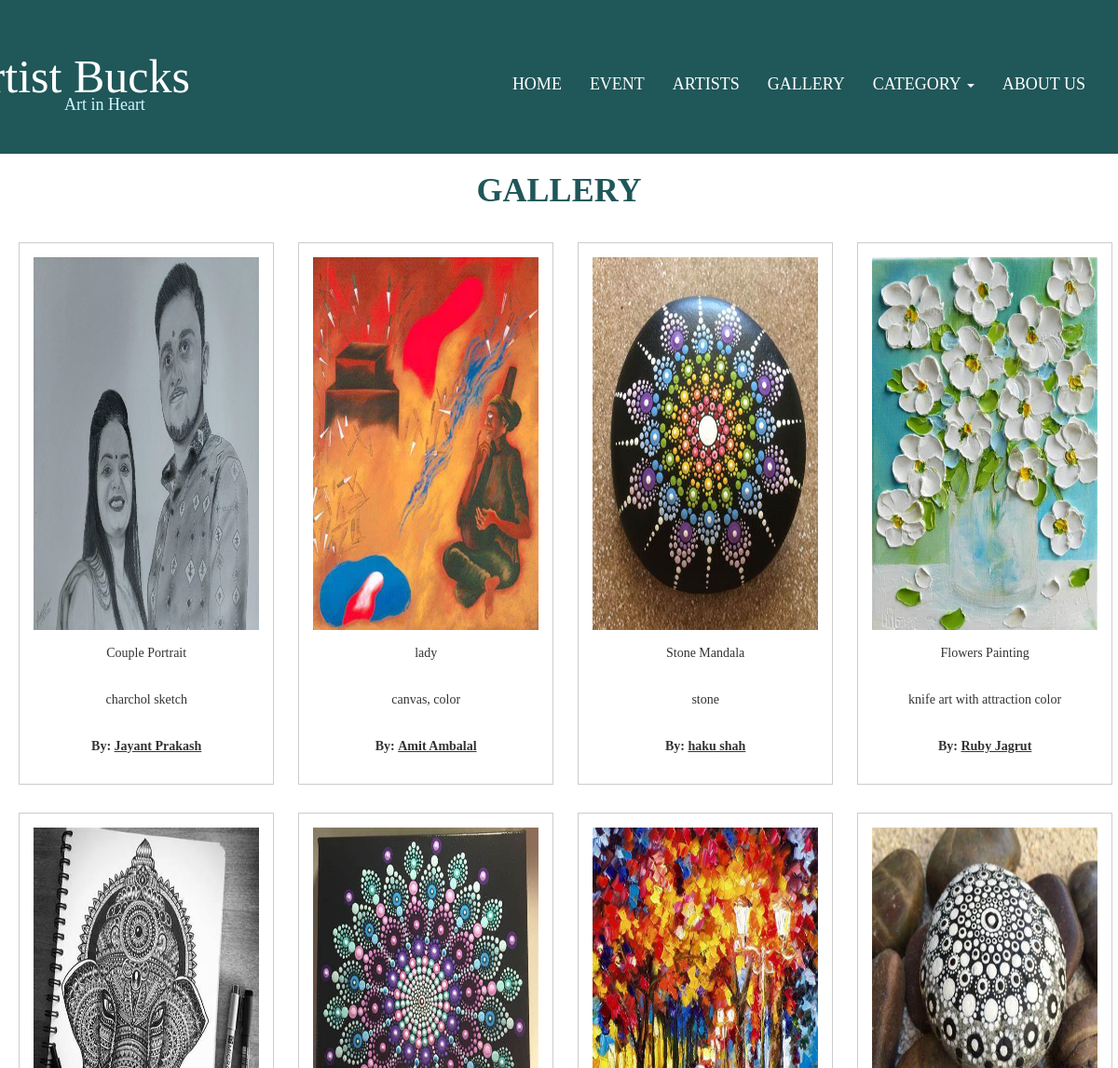
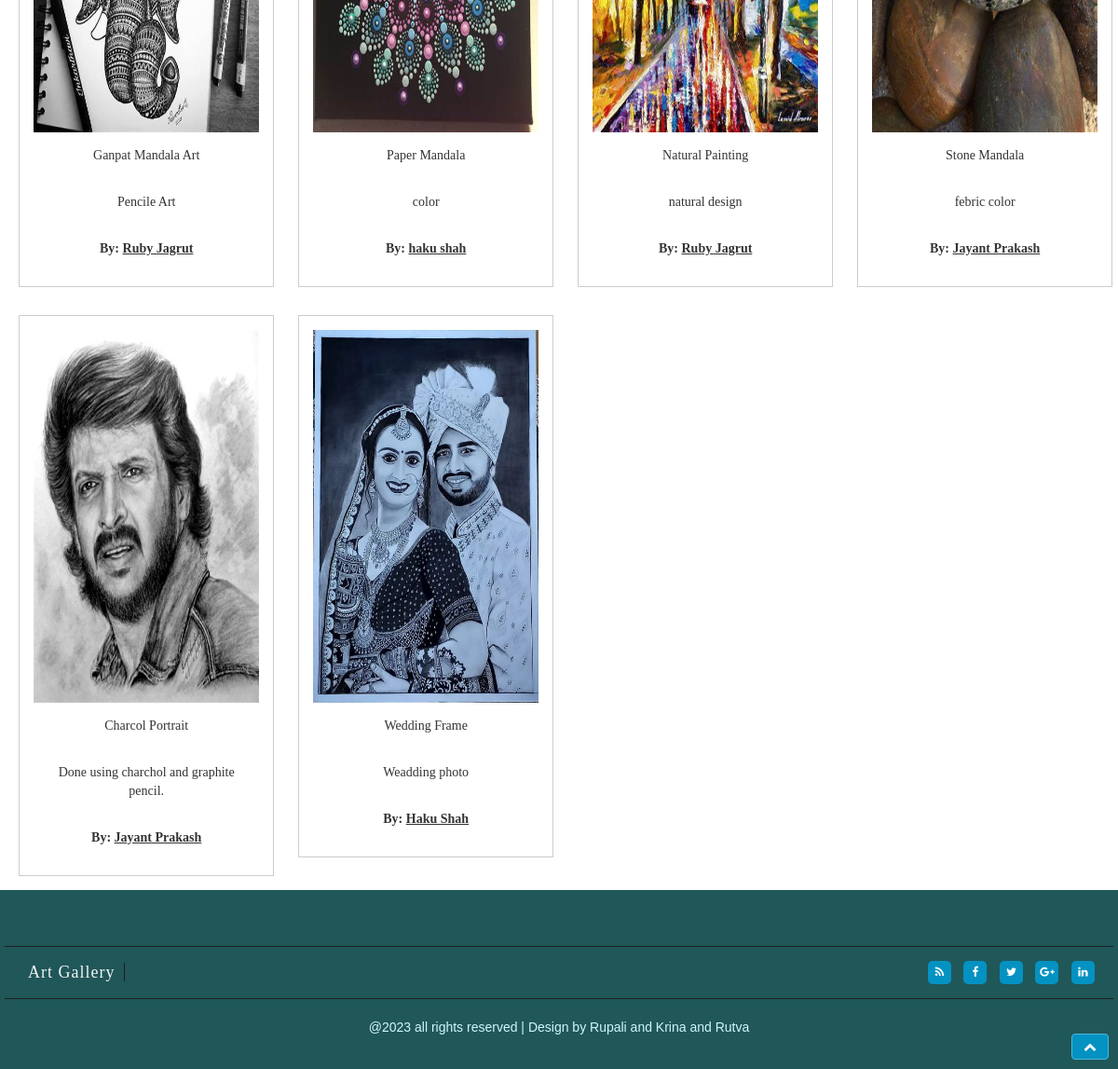
/gallery.php, run on the app's committed database (2 pictures, top to bottom).
### tables this page shows
CREATE TABLE `art` (
  `art_id` int(11) NOT NULL,
  `cat_id` int(10) NOT NULL,
  `art_name` varchar(100) NOT NULL,
  `art_desc` varchar(500) NOT NULL,
  `art_photo` varchar(250) NOT NULL,
  `artist_name` varchar(500) NOT NULL
);

### gallery.php (the view, shortened to what this page needs)
<?php
  include("header.php");
?>
<!DOCTYPE html>
<html>
<head>
	<link href="css/bootstrap.min.css" rel="stylesheet">
	<link href="css/style.css" rel="stylesheet">
	<link rel="stylesheet" type="text/css" href="css/font-awesome.min.css" />
	<link href='css/simplelightbox.min.css' rel='stylesheet' type='text/css'>
</head>
<body>
<br>
<h1 align="center" style="color:#205759"><b>GALLERY</b> </h1>
<br>
<?php
	$query= "select * from art";
	$result = mysqli_query($con,$query);
	while($data = mysqli_fetch_assoc($result))
	{
  ?>
  <div class="responsive">
  <div class="gallery">
    <a  href="..paintings/<?php echo $data['art_photo'];?>">
      <img src="..paintings/<?php echo $data['art_photo'];?>" alt="Cinque Terre" width="600" height="400">
    </a>
    <div class="desc"><?php echo $data['art_name'];?> </div>
	<div class="desc"><?php echo $data['art_desc'];?> </div>
	<div class="desc"><b>By:&nbsp;<u><?php echo $data['artist_name'];?> </u></b></div>
  </div>
</div>
 <?php
	}
	?>
<div class="clearfix"></div>
</body>
</html>
<?php
include('footer.php');
?>

### header.php (shortened to what this page needs)
<head>
	<link href="css/bootstrap.min.css" rel="stylesheet">
	<link href="css/style.css" rel="stylesheet">
	<link rel="stylesheet" type="text/css" href="css/font-awesome.min.css" />
	<link href='css/simplelightbox.min.css' rel='stylesheet' type='text/css'>
  </head>
<section id="header" class="clearfix cd-secondary-nav">
	<nav class="navbar navbar-default">
        <div class="container clearfix">
            <div class="navbar-header clearfix page-scroll">
				<a class="navbar-brand"><font style="position:relative;right:230px"><img src="img/logo.png" height="150px" width="150px"></img>&nbsp;Artist Bucks</font>
				</a><font  style="position:relative;right:380px;top:90px;" size="4.5" color="#D0F7FF">Art in Heart</font>
            </div>
						 <div class="collapse navbar-collapse clearfix" id="bs-example-navbar-collapse-1">
			</div>
            <div class="collapse navbar-collapse clearfix" id="bs-example-navbar-collapse-1">
                <ul class="nav navbar-nav navbar-right">
                    <li>
                        <a class="tag_menu_1" href="index.php">HOME</a>
                    </li>
					<li>
						   <a class="tag_menu" href="event.php">EVENT</a>
						</li>
                    <li>
                        <a class="tag_menu" href="artist.php">ARTISTS</a>
                    </li>
					<li>
                        <a class="tag_menu" href="gallery.php">GALLERY</a>
                    </li>
					<li class="dropdown">
						  <a class="tag_menu border_none" href="#" data-toggle="dropdown" role="button" aria-expanded="false">CATEGORY<span class="caret"></span></a>
						</li>
					<li>
                        <a class="tag_menu" href="aboutus.php">ABOUT US</a>
                    </li>
						</ul>
            </div>
        </div>
    </nav>
</section>

### footer.php (shortened to what this page needs)
<head>
	<link href="css/bootstrap.min.css" rel="stylesheet">
	<link href="css/style.css" rel="stylesheet">
	<link rel="stylesheet" type="text/css" href="css/font-awesome.min.css" />
	<link href='css/simplelightbox.min.css' rel='stylesheet' type='text/css'>
  </head>
<section id="footer">
 <div class="container">
  <div class="row">
   <div class="footer clearfix">
	<div class="footer_2 clearfix">
	  <div class="col-sm-7">
	   <div class="footer_2_left">
	    <a href="">Art Gallery</a>
	   </div>
	  </div>
	  <div class="col-sm-5">
	   <div class="footer_2_right pull-right">
	      <ul class="social-network social-circle">
                        <li><a href="#" class="icoRss" title="Rss"><i class="fa fa-rss"></i></a></li>
                        <li><a href="#" class="icoFacebook" title="Facebook"><i class="fa fa-facebook"></i></a></li>
                        <li><a href="#" class="icoTwitter" title="Twitter"><i class="fa fa-twitter"></i></a></li>
                        <li><a href="#" class="icoGoogle" title="Google +"><i class="fa fa-google-plus"></i></a></li>
                        <li><a href="#" class="icoLinkedin" title="Linkedin"><i class="fa fa-linkedin"></i></a></li>
         </ul>
	   </div>
	  </div>
	</div>
   </div>
  </div>
 </div><br>
 <p align="center"><font style="font-family: arial;" color="#D0F7FF">@2023 all rights reserved | Design by Rupali and Krina and Rutva</p>
</section>
<div id="toTop" class="btn btn-info" style="display: block; background:#0492C2;"><span class="fa fa-chevron-up"></span></div>

### css/style.css (style rules this page uses)
body { font-family: 'Aladin', cursive; }
h1,h2,h3,h4,h5,h6 { padding:0; margin:0; }
ul { padding:0; margin:0; list-style:none; }
p { padding:0; margin:0; }
#header { background:#205759; padding-top:10px; padding-bottom:60px; }
.navbar { background:none; border:none; border-radius:0px; margin-bottom:0; }
.navbar-collapse { padding-left:0; padding-right:0; }
.navbar-collapse .tag_menu { padding-left:0; font-size:18px; color:#fff!important; padding-right:50px; }
.navbar-collapse .tag_menu_1 { padding-left:0; font-size:18px; padding-right:50px; color:#fff!important; }
.navbar-brand { font-size:50px; color:#fff!important; padding-top:3px; }
.navbar-nav { padding-top:15px; }
.tag_menu { padding-top:5px!important; padding-bottom:5px!important; }
.tag_menu_1 { padding-top:5px!important; padding-bottom:5px!important; }
#header .caret { margin-left: 6px; }
#footer { background:#205759; padding-top:30px; padding-bottom:35px; }
.footer_2 { margin-top:30px; border-top: 1px solid #1f1e1e; border-bottom: 1px solid #1f1e1e; padding-top:15px; padding-bottom:15px; }
.footer_2_left a { color:#f4f4f4; font-size:18px; letter-spacing:1px; border-right: 1px solid #1f1e1e; padding-left:10px; padding-right:10px; }
ul.social-network { list-style: none; display: inline; margin-left:0 !important; padding: 0; }
ul.social-network li { display: inline; margin: 0 5px; }
.social-circle li a { display:inline-block; position:relative; margin:0 auto 0 auto; -moz-border-radius:50%; -webkit-border-radius:50%; border-radius:0; text-align:center; width: 25px; height: 25px; font-size:12px; }
.social-circle li i { margin:0; line-height:25px; text-align: center; }
.social-circle i { color: #fff; -webkit-transition: all 0.8s; -moz-transition: all 0.8s; -o-transition: all 0.8s; -ms-transition: all 0.8s; transition: all 0.8s; }
.footer_2_right ul a { background-color:#0492C2; border-radius:5px; }
#toTop { position: fixed; bottom: 10px; right: 10px; cursor: pointer; display: none; }
@media (min-width:992px) and (max-width:1200px) { .navbar-collapse .tag_menu { padding-right:30px; } }
@media (min-width:992px) and (max-width:1200px) { .navbar-collapse .tag_menu_1 { padding-right:30px; } }
@media (min-width:992px) and (max-width:1200px) { .container { padding-left:20px; padding-right:20px; width:100%; } }

### gallery.php (style rules this page uses)
div.gallery { border: 1px solid #ccc; padding:15px; width: 95%; margin-left:auto; }
div.gallery img { width: 100%; height: 50%; }
div.desc { padding: 15px; text-align: center; }
* { box-sizing: border-box; }
.responsive { padding: 15px 6px; float: left; width: 24.99999%; }
.clearfix:after { content: ""; display: table; clear: both; }

### data on the page
art: art_photo (picture), art_name "Couple Portrait", art_desc "charchol sketch", artist_name "Jayant Prakash"
art: art_photo (picture), art_name "lady", art_desc "canvas, color", artist_name "Amit Ambalal"
art: art_photo (picture), art_name "Stone Mandala", art_desc "stone", artist_name "haku shah"
art: art_photo (picture), art_name "Flowers Painting", art_desc "knife art with attraction color", artist_name "Ruby Jagrut"
art: art_photo (picture), art_name "Ganpat Mandala Art", art_desc "Pencile Art", artist_name "Ruby Jagrut"
art: art_photo (picture), art_name "Paper Mandala", art_desc "color", artist_name "haku shah"
art: art_photo (picture), art_name "Natural Painting", art_desc "natural design", artist_name "Ruby Jagrut"
art: art_photo (picture), art_name "Stone Mandala", art_desc "febric color", artist_name "Jayant Prakash"
art: art_photo (picture), art_name "Charcol Portrait", art_desc "Done using charchol and graphite pencil.", artist_name "Jayant Prakash"
art: art_photo (picture), art_name "Wedding Frame", art_desc "Weadding photo", artist_name "Haku Shah"
